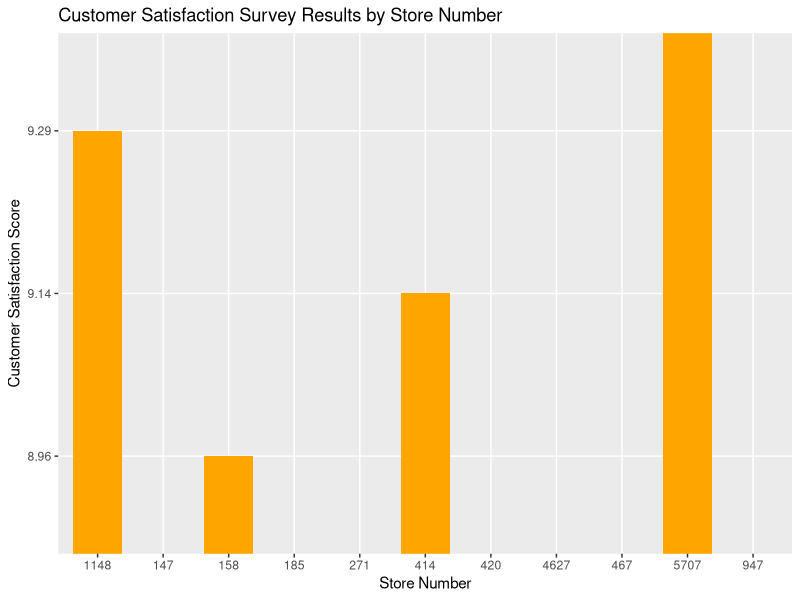

R code for this plot: (Note: this script raises an error after producing the figure.)
#####################
##                 ##
##  Data Cleaning  ##
##                 ##
#####################

# Load Walmart dataset
data <- read.csv("TempOps-Analysis.csv", header=FALSE)

# Remove unnecessary rows
data <- data[-1:-6, ]
data <- data[-20:-132, ]

# Remove unnecessary columns
data <- data[ ,c(-1,-9,-21,-35)]

# Rename columns
colnames(data) <- c("StoreNumber", "CustomerSatisfaction", "CustomerGoal", "RxCount", "RxCountChange", "RollingRxChange", "ReturnToStockRate", "PercentInstore", "AverageInstorePerformance", "AverageInstoreResolution", "OnTimeInstore", "AverageInstoreOps", "PercentExpectationsMet", "PartialFillRate", "OutOfStockRate", "EasyPay", "InputRerouting", "InputQuality", "RxSales", "OTCSales", "OTCSalesIncrease", "OTCSalesIncreaseFiscal", "Outs", "OTCRetail", "OTCRetailInc", "RxCost", "RxCostInc", "InventoryTurnoverRate", "MTMRate", "DiscountCardUtilized", "DiscountCardLoss", "OverallRank")

# More cleaning of row data, e.g. Removal of unnecessary rows and naming rows in numerical order
data <- data[-1:-2, ]
row.names(data) <- c(1:17)
data <- data[-12:-17, ]
data <- data[ , -3]

# Convert data frame from factors to numeric values
indx <- sapply(data, is.factor)
data[indx] <- lapply(data[indx], function(x) as.numeric(as.character(x)))

# Create new columns containing data from Internet sources
# Average temperature and its range (difference of average high and low temps) were collected from www.wunderground.com by searching city by Week 49 data
# Texas city for each store was located using Google Maps
# Average household income and population data were acquired from Wikipedia search
data$AverageTemperature <- c(44,44,40,44,45,45,44,44,45,44,44)
data$AverageTemperatureRange <- c(53-36,54-34,45-35,54-33,55-35,55-35,54-34,53-36,55-35,54-34,54-34)
data$TexasTown <- c("Denison","Bonham","Gainesville","Bowie","Wichita Falls","Wichita Falls","Denton","Sherman","Wichita Falls","Denton","Cross Roads")
data$AverageHouseholdIncome <- c(31474,27277,30571,33846,32554,32554,44415,34211,32554,44415,77031)
data$Population <- c(22816,10127,16002,5219,104553,104553,113383,38521,104553,113383,1563)

# Identify index positions of unneeded columns for removal (After more thoughts, removed data is not needed for the analysis)
data <- data[ ,c(-which(colnames(data)=="RollingRxChange"))]
data <- data[ ,c(-which(colnames(data)=="OTCSalesIncreaseFiscal"))]
data <- data[ ,c(-which(colnames(data)=="OverallRank"))]
data <- data[ ,c(-which(colnames(data)=="Outs"):-which(colnames(data)=="RxCostInc"))]

# Reorder columns with Store Number being the first column, followed by location, weather, and demographic data, and then by Operations Data
# After line 40 is executed, data structure should still be "11 observations by 28 variables"
data <- data[c(1,24:28,2:23)]
data <- data[c(1,4,6,5,2,3,7:28)]

# Write cleaned data set to csv file for ease of loading into MS Excel or Apple's Numbers Application
write.table(data, file = "data_cleaned.csv", sep = ",", row.names = FALSE)


#################################
##                             ##
##  Exploratory Data Analysis  ##
##                             ##
#################################

# Load ggplot2 package
library(ggplot2)

# Draw bar graph illustrating customer satisfaction survey results by store number, with horizontal line showing mean score
ggplot(aes(x = ordered(as.factor(StoreNumber)), y = CustomerSatisfaction), data = data, fill=StoreNumber) +
  geom_bar(stat="identity", fill="orange", width=0.75) +
  coord_cartesian(ylim=c(8,10)) +
  geom_hline(yintercept=mean(data$CustomerSatisfaction)) +
  xlab("Store Number") +
  ylab("Customer Satisfaction Score") +
  ggtitle("Customer Satisfaction Survey Results by Store Number")

# Create correlation matrix listing correleations of the entire dataset
cor_test <- cor(data[,c(3:28)], use="pairwise", method="spearman")
cor_test


#####################
##                 ##
##  Data Analysis  ##
##                 ##
#####################

# Create linear regression model with the dependent variable as CustomerSatisfaction
# and the independent variables as the measures highly correlated with Customer Satisfaction scores
SatisfactionReg <- lm(CustomerSatisfaction ~ OutOfStockRate + EasyPay + DiscountCardUtilized + PartialFillRate + OTCSalesIncrease, data= data)
summary(SatisfactionReg)

# Create linear regression model with the dependent variable as RxSales
# and the independent variables as the measures highly correlated with RxSales
RxSalesReg <- lm(RxSales ~ AverageHouseholdIncome + AverageTemperature + RxCount + EasyPay + DiscountCardLoss, data= data)
summary(RxSalesReg)